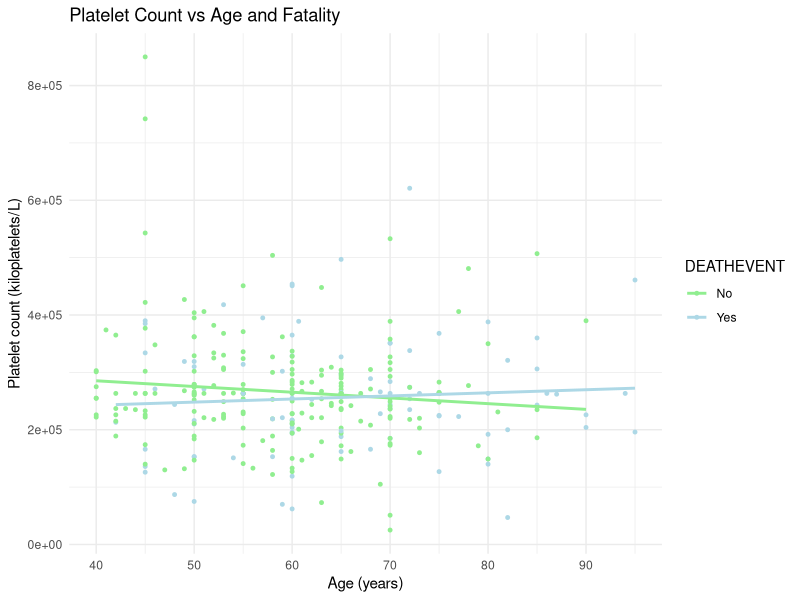
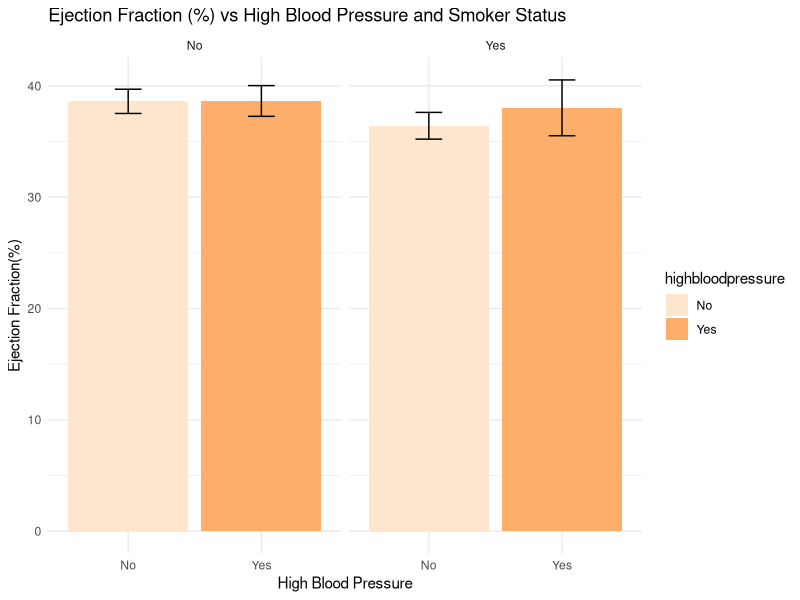
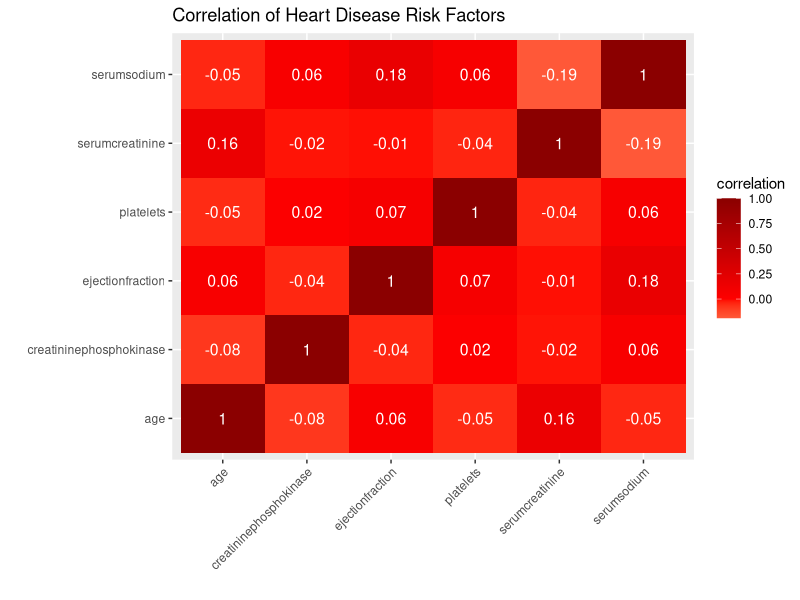
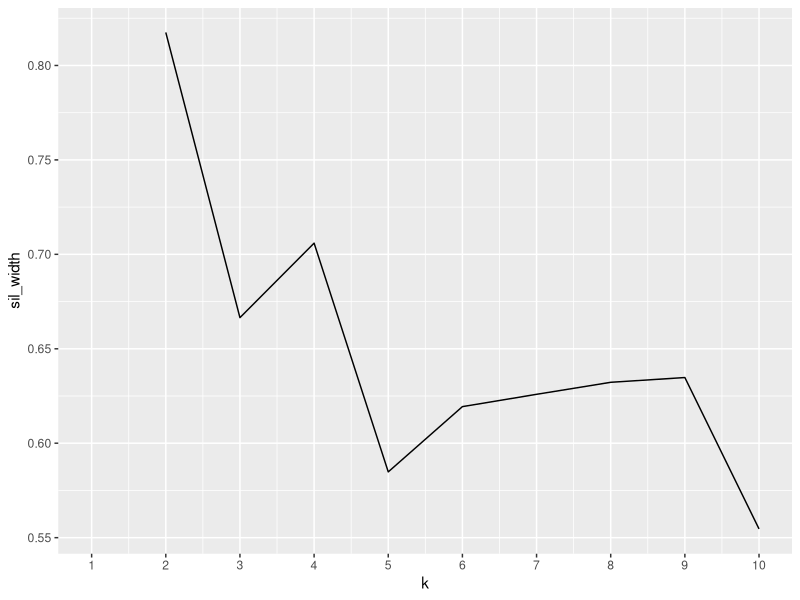
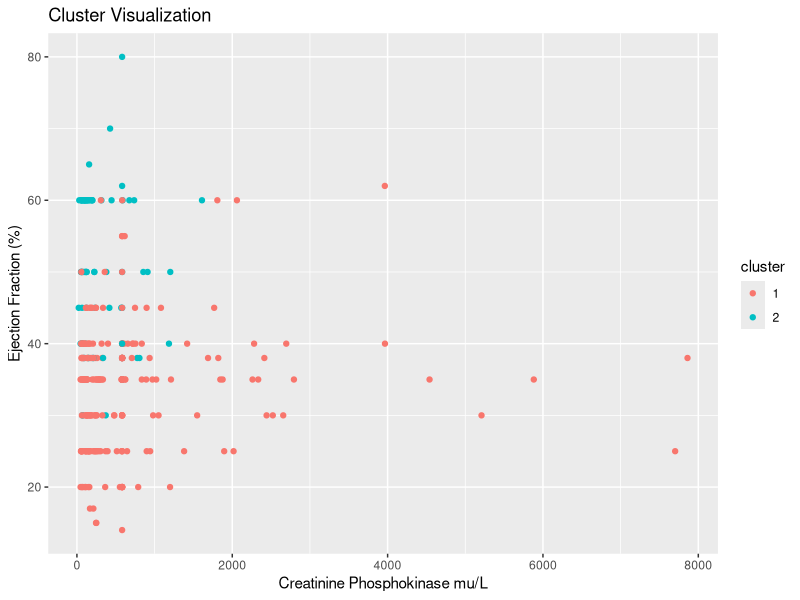
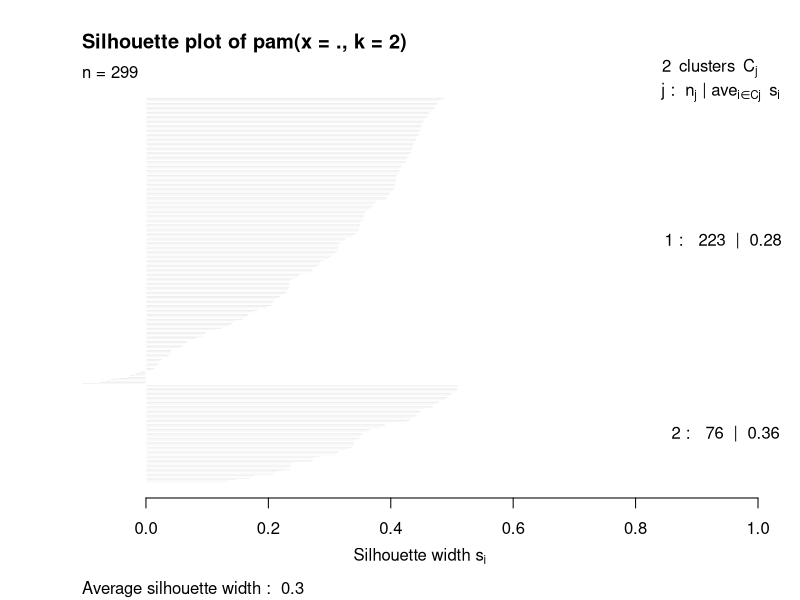

Reproduce these figures in R, in order.
## ---- chunk 1
knitr::opts_chunk$set(echo = TRUE, eval = TRUE, fig.align = "center", warning = F, message = F,
tidy=TRUE, tidy.opts=list(width.cutoff=60), R.options=list(max.print=100))
## ---- chunk 2
library(tidyverse)
library(dplyr)
library(ggplot2)
heart <- read.csv(file = 'heart_failure_clinical_records_dataset.csv')
heart <- heart %>% rename_all(function(x)str_replace(x,"_","")) %>% rename_all(function(x)str_replace(x,"_",""))
glimpse(heart)
## ---- chunk 3
heart <- heart[-c(11,13)]
heart <- heart %>% mutate_at(c("anaemia","diabetes","highbloodpressure","smoking","DEATHEVENT"),function(x)ifelse(x==0, "No","Yes"))
head(heart)

## ---- chunk 4
heart %>% pivot_longer(c("anaemia", "diabetes", "highbloodpressure", "smoking"), names_to="risk_factor", values_to="Incidence") -> heart_untidy 
head(heart_untidy)
heart_untidy %>% pivot_wider(names_from = "risk_factor", values_from="Incidence") -> heart_tidy
head(heart_tidy)

## ---- chunk 5
heart %>% select("ID", 2:6) -> heart_part1
head(heart_part1)
heart %>% select("ID", 7:12) -> heart_part2
head(heart_part2)
full_join(heart_part1, heart_part2, by="ID") -> heartnew
head(heartnew)
## ---- chunk 6
heart %>% group_by(DEATHEVENT) %>% select(-ID) %>% summarize_if(is.numeric, c(mean=mean, sd=sd, min=min, max=max)) %>% pivot_longer(-DEATHEVENT) %>% separate(name, into = c("riskfactor", "stat"))
heart %>% group_by(highbloodpressure) %>% select(-ID) %>% summarize_if(is.numeric, c(mean=mean, sd=sd, min=min, max=max)) %>% pivot_longer(-highbloodpressure) %>% separate(name, into = c("riskfactor", "stat")) 
heart%>%mutate(creatininephosphokinaserisk = case_when(creatininephosphokinase>120 ~ "abnormal",                                           creatininephosphokinase<120 ~ "normal")) -> heartcprisk
heartcprisk %>% select(diabetes, age, creatininephosphokinase, creatininephosphokinaserisk) %>% filter(diabetes=="Yes") %>% arrange(creatininephosphokinase) %>% count(creatininephosphokinaserisk)
98/(98+27)
heartcprisk %>% select(diabetes, age, creatininephosphokinase, creatininephosphokinaserisk) %>% filter(diabetes=="No") %>% arrange(creatininephosphokinase) %>% count(creatininephosphokinaserisk)
124/(124+50)
heartcprisk %>% filter(creatininephosphokinaserisk =="abnormal") %>% summarize(mean(creatininephosphokinase))
## ---- chunk 7
ggplot(heart, aes(x= age, y= platelets, color= DEATHEVENT)) + geom_point(size = 1) + scale_color_manual(values = c("Light Green", "Light Blue"))+ ggtitle("Platelet Count vs Age and Fatality") +  geom_smooth(method = "lm", se = F) + ylab("Platelet count (kiloplatelets/L)") + xlab("Age (years)") + scale_x_continuous(breaks = seq(from = 40, to = 95, by = 10)) + theme_minimal()

ggplot(heart, aes(x = highbloodpressure, y = ejectionfraction, fill = highbloodpressure)) + geom_bar(aes(y = ejectionfraction), stat = "summary", fun = mean) + geom_errorbar(stat = "summary", aes(x = highbloodpressure, y = ejectionfraction), width = .20)  + ggtitle("Ejection Fraction (%) vs High Blood Pressure and Smoker Status ") + ylab("Ejection Fraction(%)") + xlab("High Blood Pressure") + scale_fill_brewer(palette = "Oranges") + facet_wrap(~smoking) +  theme_minimal()


heart %>% select_if(is.numeric) %>% select(-ID)  %>% cor %>% as.data.frame %>% rownames_to_column("varA") %>% pivot_longer(-1,names_to="varB",values_to="correlation") %>%
  ggplot(aes(varA,varB,fill=correlation)) + geom_tile()+ ggtitle("Correlation of Heart Disease Risk Factors") +
scale_fill_gradient2(low="white",mid="red",high="dark red")+
geom_text(aes(label=round(correlation,2)),color = "white", size = 4) + xlab("") + ylab("") + theme(axis.text.x = element_text(angle = 45, hjust=1))

## ---- chunk 8
library(cluster)
pam_dat<-heart%>%select(ejectionfraction, creatininephosphokinase, age)
sil_width<-vector()
for(i in 2:10){  
  pam_fit <- pam(pam_dat, k = i)  
  sil_width[i] <- pam_fit$silinfo$avg.width  
}
ggplot()+geom_line(aes(x=1:10,y=sil_width))+scale_x_continuous(name="k",breaks=1:10)
pam1 <- pam_dat %>% scale %>% pam(k=2)
pam1
finalpam <- pam_dat %>% mutate(cluster=as.factor(pam1$clustering))
ggplot(finalpam, aes(x=creatininephosphokinase,y=ejectionfraction, color=cluster))+geom_point() + ggtitle("Cluster Visualization") + xlab("Creatinine Phosphokinase mu/L") + ylab("Ejection Fraction (%)")
heart%>%slice(pam1$id.med)
plot(pam1, which=2)
